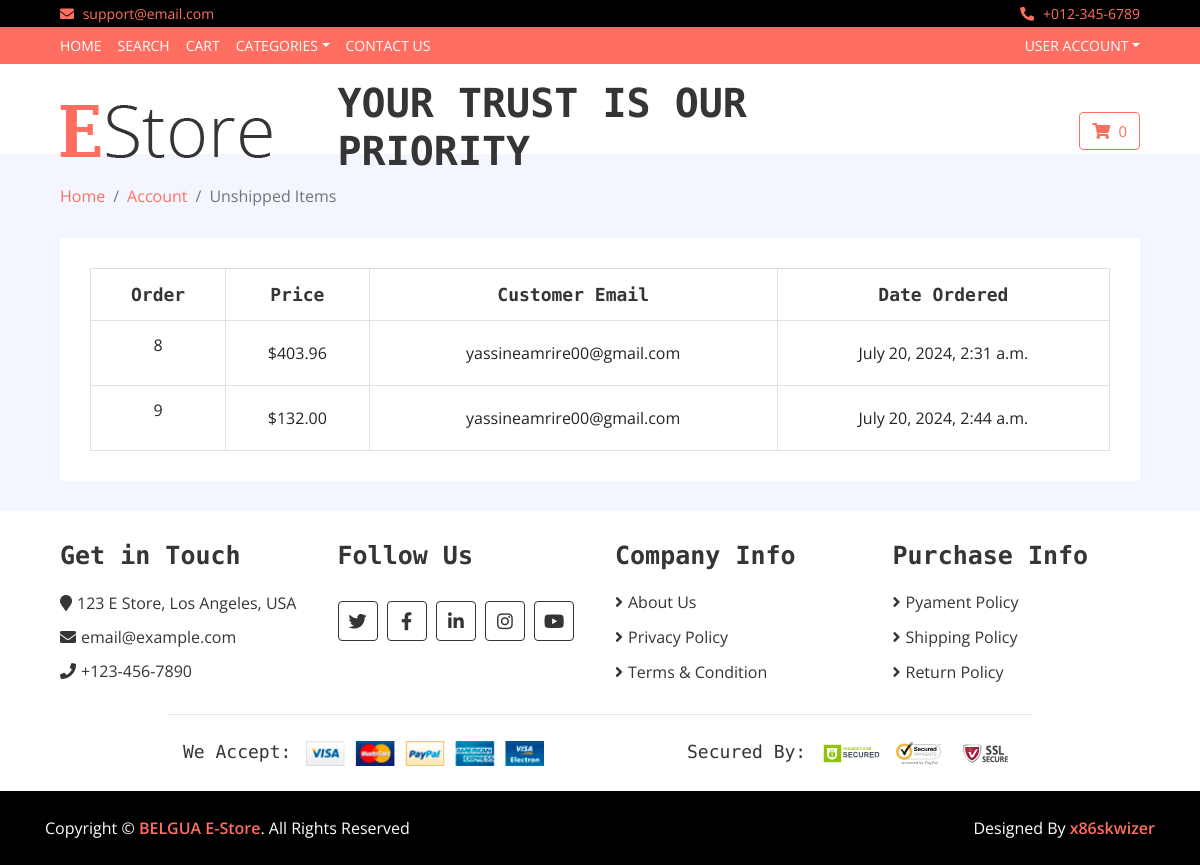
The page /payment/not_shipped_dash (signed in) on the database its author committed.
### payment/models.py (models this page shows, shortened)
class Order(models.Model):
	user = models.ForeignKey(User, on_delete=models.CASCADE, null=True, blank=True)
	full_name = models.CharField(max_length=250)
	email = models.EmailField(max_length=250)
	shipping_address = models.TextField(max_length=15000)
	amount_paid = models.DecimalField(max_digits=7, decimal_places=2)
	date_ordered = models.DateTimeField(auto_now_add=True)
	shipped = models.BooleanField(default=False)
	date_shipped = models.DateTimeField(blank=True, null=True)

### payment/views.py (the view)
# urls.py: path('not_shipped_dash', views.not_shipped_dash, name='not_shipped_dash'),
def not_shipped_dash(request):
	if request.user.is_authenticated and request.user.is_superuser:
		orders = Order.objects.filter(shipped=False)
		return render(request, "payment/not_shipped_dash.html", {'orders': orders})
	else:
		messages.success(request, "Access Denied !")
		return redirect('core:index')

### cart/cart.py (called while the page is built)
    def __len__(self):
        return sum(item['quantity'] for item in self.cart.values())

### cart/context_processors.py (called while the page is built)
def cart(request):
	return {'cart': Cart(request)}

### payment/templates/payment/not_shipped_dash.html (shortened to what this page needs)
{% extends 'base.html' %}
{% load static %}
{% block content %}
        <div class="breadcrumb-wrap">
			<div class="container-fluid">
				<ul class="breadcrumb">
					<li class="breadcrumb-item"><a href="{% url 'core:index' %}">Home</a></li>
					<li class="breadcrumb-item"><a href="{% url 'core:update_user' %}">Account</a></li>
                    <li class="breadcrumb-item active">Unshipped Items</li>
                </ul>
            </div>
        </div>
        <div class="wishlist-page">
            <div class="container-fluid">
                <div class="wishlist-page-inner">
                    <div class="row">
                        <div class="col-md-12">
                            <div class="table-responsive">
                                <table class="table table-bordered">
                                    <thead class="thead-dark">
                                        <tr>
                                            <th>Order</th>
                                            <th>Price</th>
                                            <th>Customer Email</th>
                                            <th>Date Ordered</th>
                                        </tr>
                                    </thead>
                                    <tbody class="align-middle">
										{% for item in orders %}
                                        <tr>
                                            <td>
                                                    <p>{{ item.id }}</p>
                                            </td>
                                            <td>${{ item.amount_paid }}</td>
                                            <td>
                                                {{ item.email }}
                                            </td>
                                            <td>{{ item.date_ordered }}</td>
                                        </tr>
										{% endfor %}
                                    </tbody>
                                </table>
                            </div>
                        </div>
                    </div>
                </div>
            </div>
        </div>
{% endblock %}

### static/store/css/style.css (style rules this page uses)
body { color: #353535; font-family: 'Open Sans', sans-serif; font-weight: 400; background: #f3f6ff; }
a { color: #FF6F61; }
@media (min-width: 992px) { .container-fluid { padding-right: 60px; padding-left: 60px; } }
.breadcrumb-wrap { position: relative; width: 100%; }
.breadcrumb-wrap .breadcrumb { margin: 0; padding: 0; background: transparent; }
.wishlist-page { position: relative; padding: 30px 0; }
.wishlist-page .wishlist-page-inner { padding: 30px; background: #ffffff; }
.wishlist-page .table { width: 100%; text-align: center; margin-bottom: 0; }
.wishlist-page .table .thead-dark th { font-family: 'Source Code Pro', monospace; font-size: 18px; font-weight: 700; color: #353535; text-align: center; background: transparent; border-color: #dddddd; border-bottom: none; vertical-align: middle; }
.wishlist-page .table td { font-size: 16px; vertical-align: middle; }

### rows shown on the page
Order: id "8", amount_paid "403.96", email "yassineamrire00@gmail.com", date_ordered "July 20, 2024, 2:31 a.m."
Order: id "9", amount_paid "132.00", email "yassineamrire00@gmail.com", date_ordered "July 20, 2024, 2:44 a.m."

### other values the page prints
{{ cart|length }} "0"
